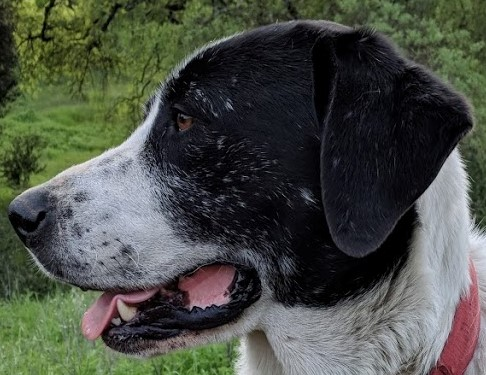
#> input picture DATA/sammy_face.jpg, 486 x 375 px
$ jupyter execute 'Aula 45 - Edge Detection.ipynb'   (shell and % lines are left out)
#> lines starting #> are read from the running program, lines starting #| are printed output that depends on the picture; after the words box and inside, x2 and y2 are one past the last pixel; in counts of white or black regions, pixels touching at a corner belong together
# Canny Algorithm

[cell 1]
import cv2
import numpy as np
import matplotlib.pyplot as plt

[cell 2]
img = cv2.imread('../DATA/sammy_face.jpg')
#> img is the input picture: shape (375, 486, 3); mean B, G, R 70, 78.7, 74.2

[cell 3]
plt.imshow(img)

[cell 4]
edges = cv2.Canny(img, threshold1=200, threshold2=255)
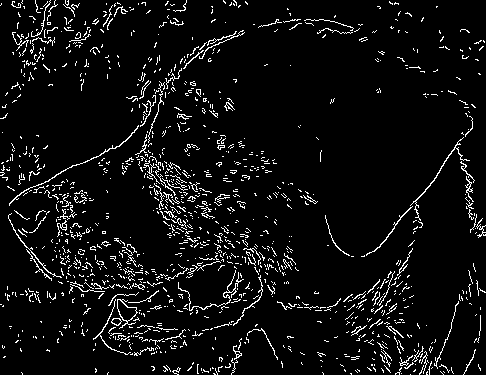
#> edges: shape (375, 486); 6% white in thin lines or dots

[cell 5]
plt.imshow(edges)

[cell 6]
med_val = np.median(img)
#> med_val = 64

[cell 7]
med_val
#> Out = 64

[cell 8]
lower = int(max(0,0.7*med_val))
#> lower = 44
upper = int(min(255,1.3*med_val))
#> upper = 83

[cell 9]
edges = cv2.Canny(img, threshold1=lower, threshold2=upper+100)
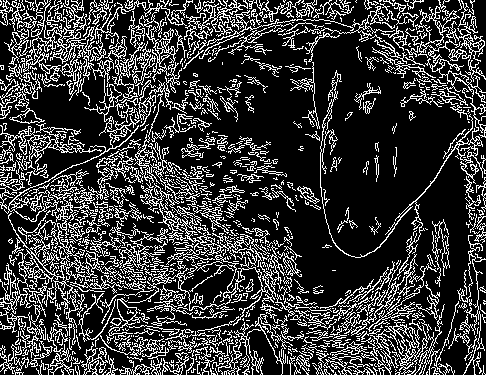
#> edges: shape (375, 486); 22.7% white in thin lines or dots
plt.imshow(edges)

[cell 10]
blurred_img = cv2.blur(img, ksize=(5,5))
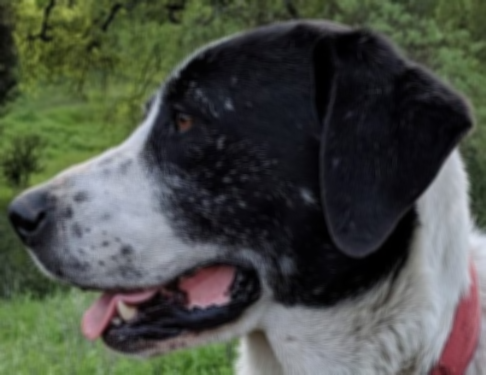
#> blurred_img: shape (375, 486, 3); mean B, G, R 70, 78.7, 74.2
plt.imshow(blurred_img)

[cell 11]
edges = cv2.Canny(blurred_img, threshold1=25, threshold2=190)
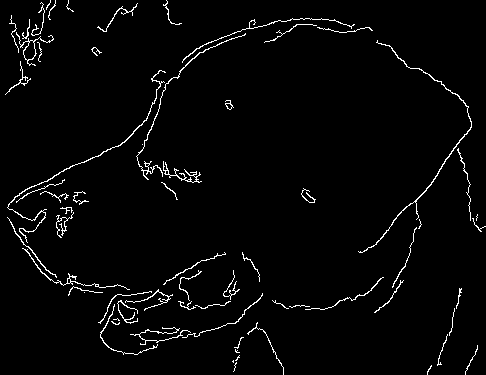
#> edges: shape (375, 486); 2.6% white in thin lines or dots
plt.imshow(edges)

$ run again, with DATA/00-puppy.jpg copied over DATA/sammy_face.jpg
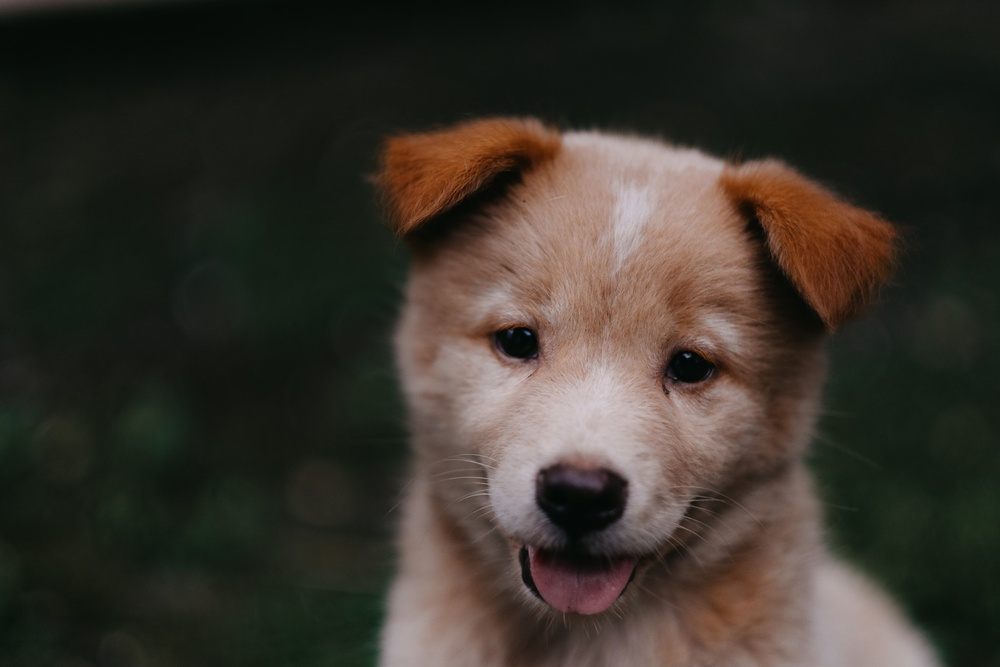
#> input picture DATA/00-puppy.jpg, 1000 x 667 px, shrunk from 1950 x 1300 before the run
#> img is the input picture: shape (667, 1000, 3); mean B, G, R 43.8, 51.8, 57.3
#> `edges = cv2.Canny(img, threshold1=200, threshold2=255)`:
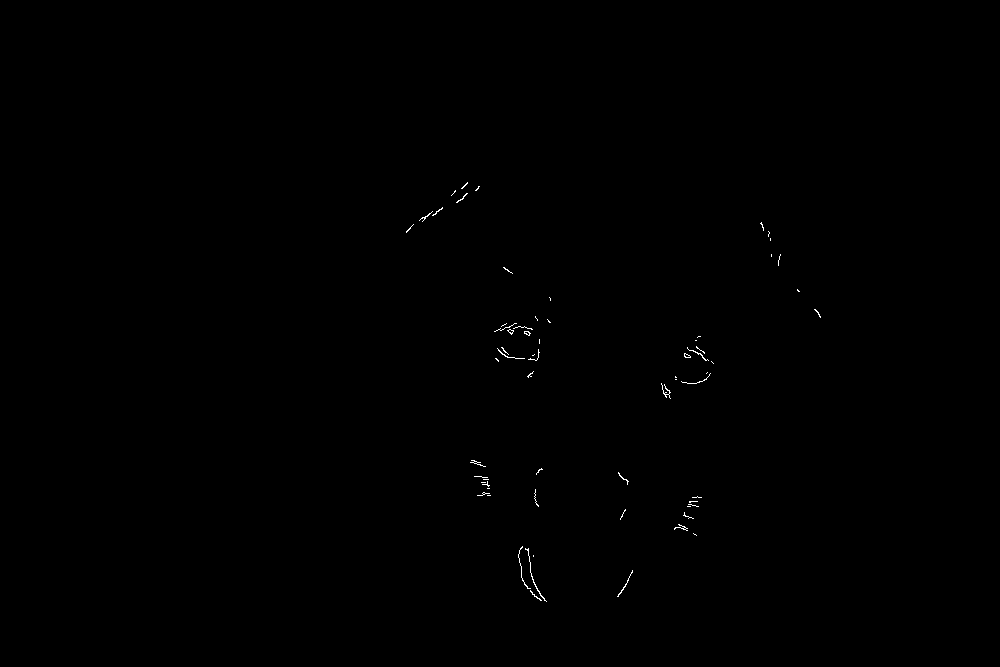
#> edges: shape (667, 1000); 0.14% white in thin lines or dots, all inside (x1, y1, x2, y2) = (406, 182, 821, 602)
#> med_val = 27
#> lower = 18
#> upper = 35
#> `edges = cv2.Canny(blurred_img, threshold1=25, threshold2=190)`:
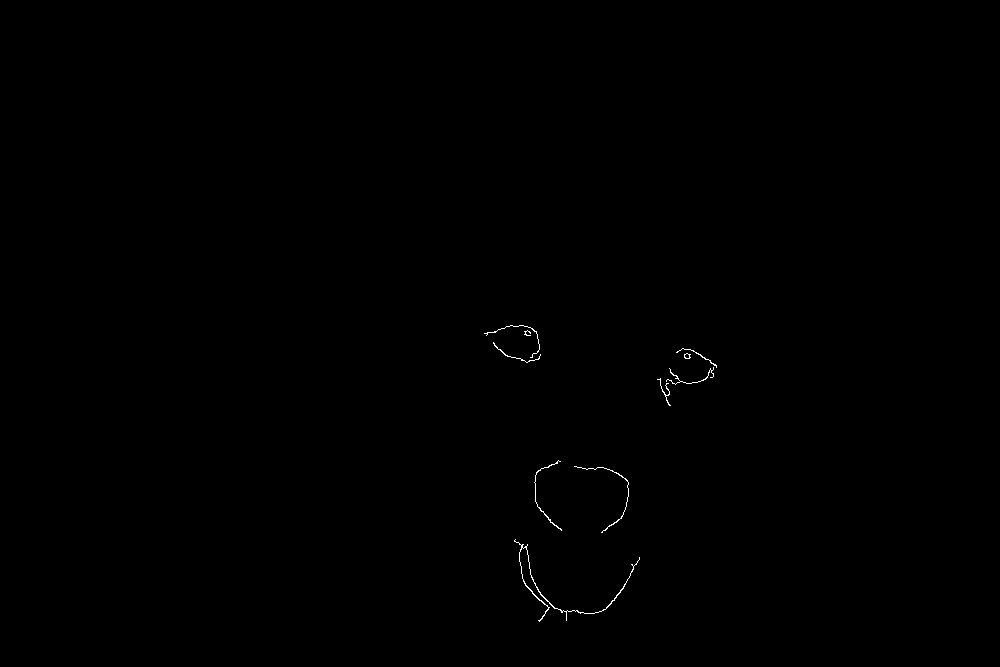
#> edges: shape (667, 1000); 0.15% white in thin lines or dots, all inside (x1, y1, x2, y2) = (484, 325, 717, 622)

$ run again, with DATA/Denis_Mukwege.jpg copied over DATA/sammy_face.jpg
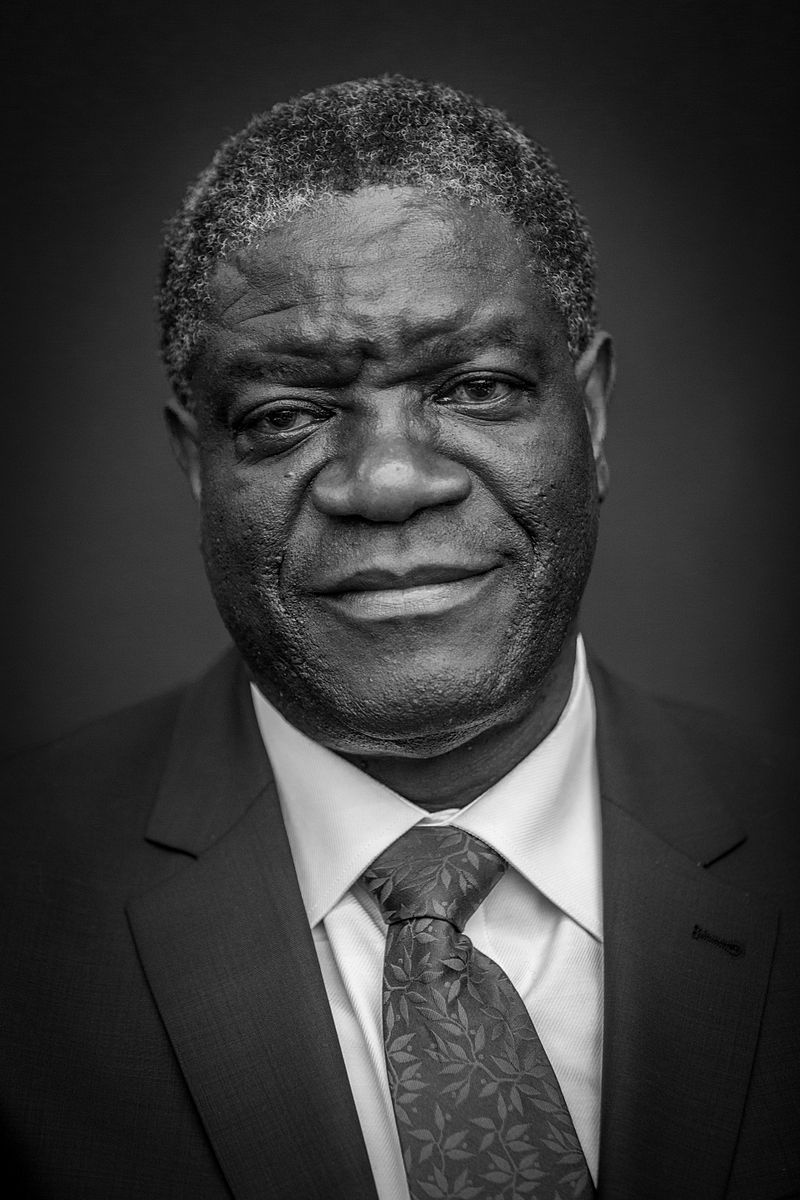
#> input picture DATA/Denis_Mukwege.jpg, 800 x 1200 px
#> img is the input picture: shape (1200, 800, 3); min 0, max 255, mean 58.8
#> `edges = cv2.Canny(img, threshold1=200, threshold2=255)`:
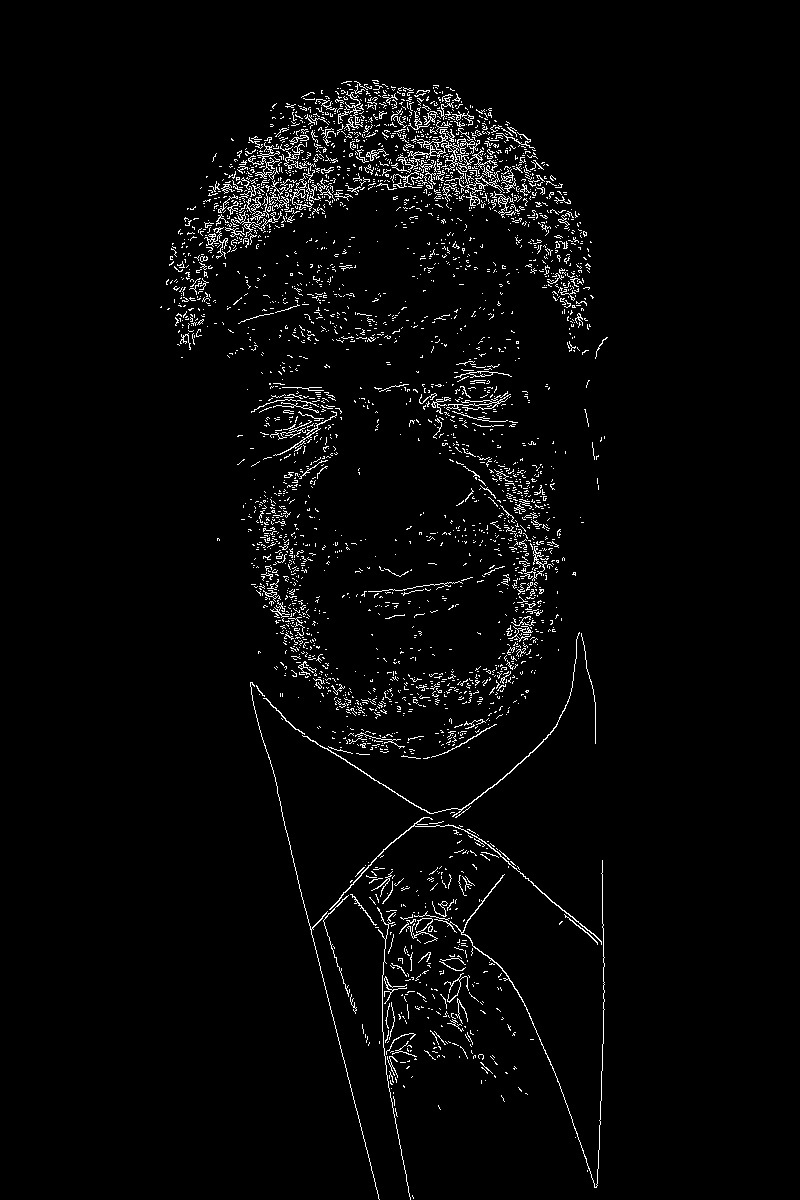
#> edges: shape (1200, 800); 2.9% white in thin lines or dots, all inside (x1, y1, x2, y2) = (160, 80, 608, 1200)
#> med_val = 43
#> lower = 30
#> upper = 55
#> `edges = cv2.Canny(blurred_img, threshold1=25, threshold2=190)`:
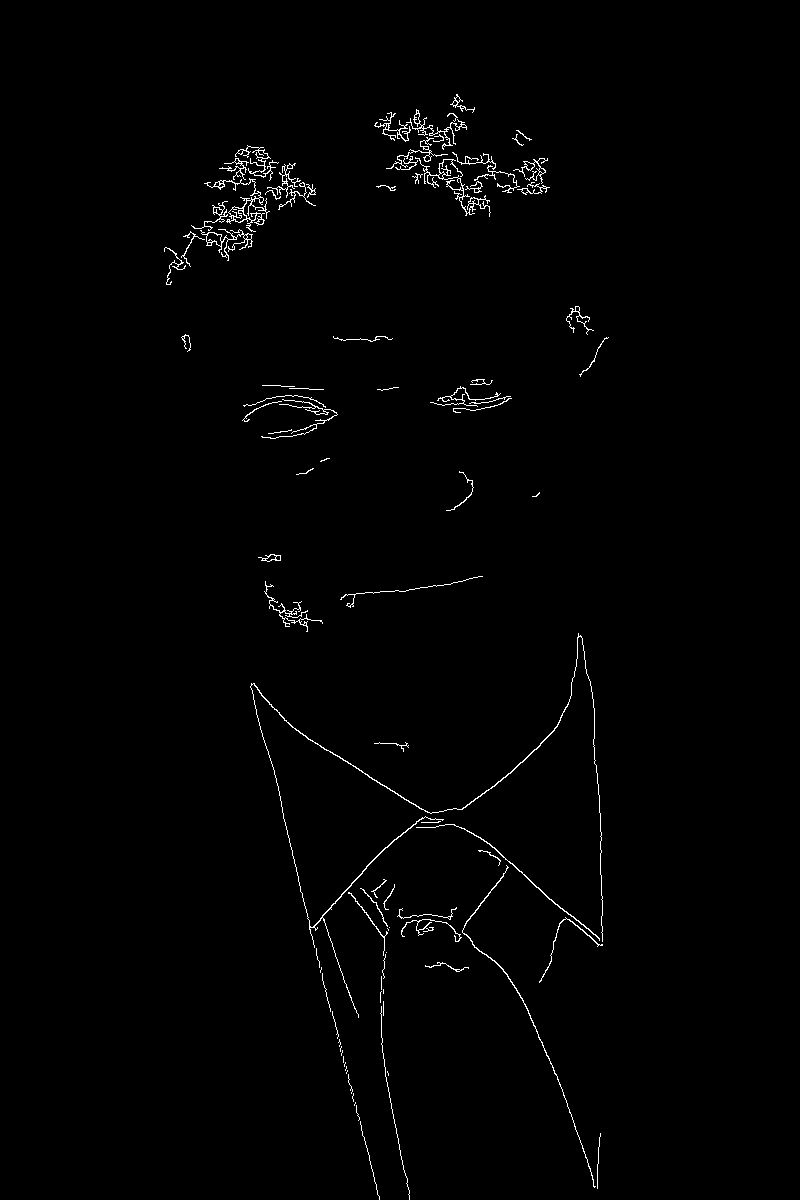
#> edges: shape (1200, 800); 1% white in thin lines or dots, all inside (x1, y1, x2, y2) = (164, 94, 609, 1200)

$ run again, with DATA/Nadia_Murad.jpg copied over DATA/sammy_face.jpg
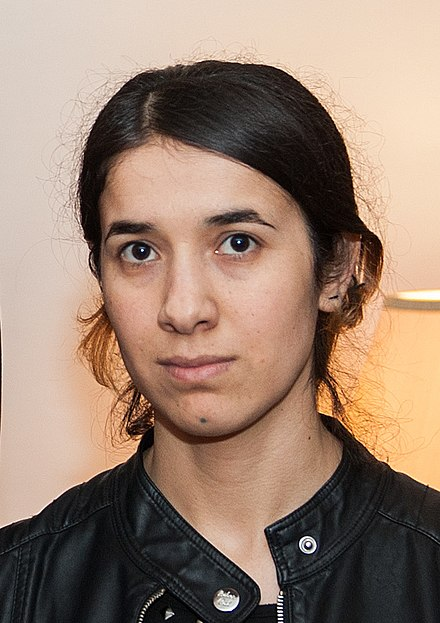
#> input picture DATA/Nadia_Murad.jpg, 440 x 623 px
#> img is the input picture: shape (623, 440, 3); mean B, G, R 112.7, 129.2, 153.8
#> `edges = cv2.Canny(img, threshold1=200, threshold2=255)`:
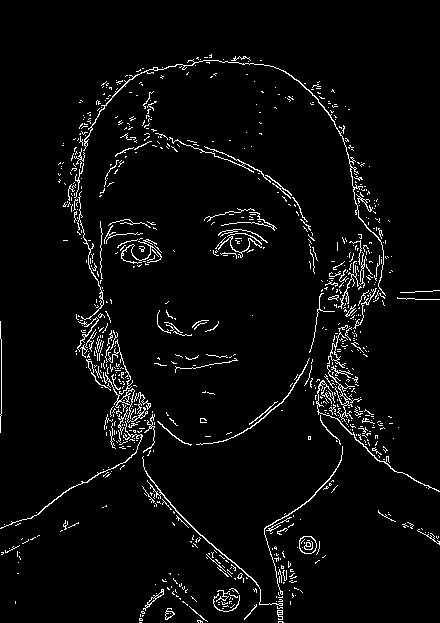
#> edges: shape (623, 440); 3.9% white in thin lines or dots
#> med_val = 151
#> lower = 105
#> upper = 196
#> `edges = cv2.Canny(blurred_img, threshold1=25, threshold2=190)`:
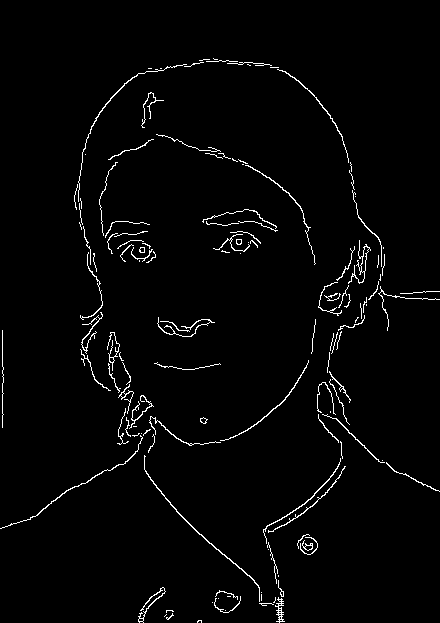
#> edges: shape (623, 440); 2.3% white in thin lines or dots
